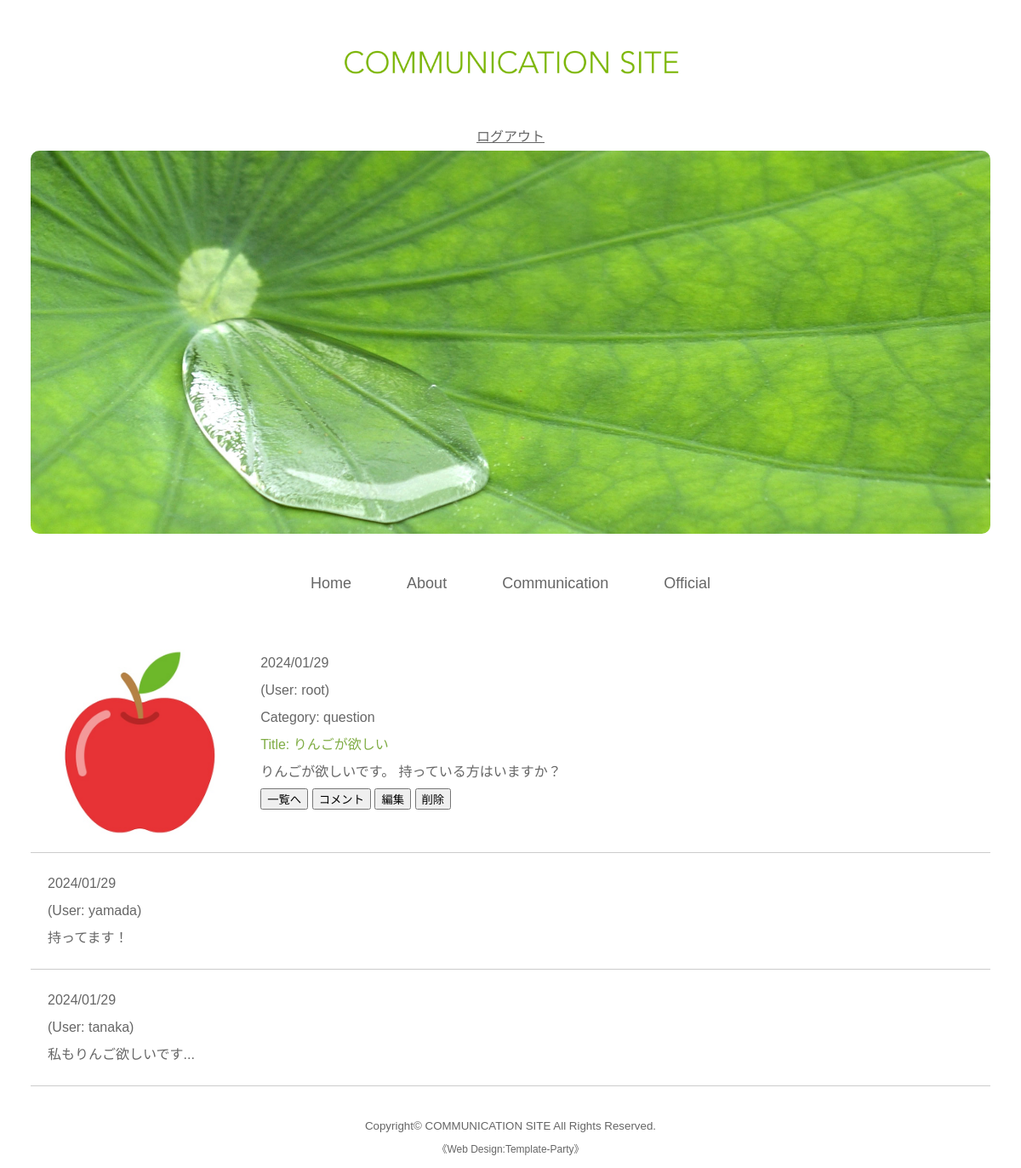
Page /communication/3/detail/ (signed in) on the committed database.
### ac/models.py (models this page shows, shortened)
class Com(models.Model):
    created = models.DateTimeField(default=datetime.now())
    category = models.CharField(
               max_length=100,
               choices = CATEGORY
               )
    image = models.ImageField(null=True, blank=True, upload_to='upload/', default='upload/1896615.jpg')
    title = models.CharField(max_length=100)
    text = models.TextField(max_length=500)
    user = models.ForeignKey('auth.User', on_delete=models.CASCADE)

class Comment(models.Model):
    com = models.ForeignKey(Com, on_delete=models.CASCADE)
    created = models.DateTimeField(default=datetime.now())
    text = models.TextField(max_length=500)
    user = models.ForeignKey('auth.User', on_delete=models.CASCADE)

### ac/views.py (the view)
# urls.py: path('communication/<int:pk>/detail/', views.DetailComView.as_view(), name='communication_detail'),
class DetailComView(LoginRequiredMixin, DetailView):
    template_name = 'ac/communication_detail.html'
    model = Com

### ac/templates/ac/communication_detail.html (shortened to what this page needs)
{% extends 'base.html' %}
{% load static %}
{% block content %}
<div class="list">
<img src="{{ object.image.url }}">
<p>{{ object.created|date:'Y/m/d' }}</p>
<p>(User: {{ object.user.username }})</p>
<p>Category: {{ object.category }}</p>
<h4>Title: {{ object.title }}</h4>
<p>{{ object.text }}</p>
<a href="{% url 'communication' %}" class="btn btn-primary"><button type="submit">一覧へ</button></a>
<a href="{% url 'comment' object.pk %}" class="btn btn-primary"><button type="submit">コメント</button></a>
<a href="{% url 'communication_update' object.pk %}" class="btn btn-primary"><button type="submit">編集</button></a>
<a href="{% url 'communication_delete' object.pk %}" class="btn btn-primary"><button type="submit">削除</button></a>
</div>
{% for comment in object.comment_set.all %}
<div class="list">
<p>{{ comment.created|date:'Y/m/d' }}</p>
<p>(User: {{ comment.user.username }})</p>
<p>{{ comment.text }}</p>
</div>
{% endfor %}
{% endblock content %}

### ac/static/ac/css/style.css (style rules this page uses)
body { margin: 0px; padding: 0px; -webkit-text-size-adjust: none; color: #666; font-family: "ヒラギノ角ゴ Pro W3", "Hiragino Kaku Gothic Pro", "メイリオ", Meiryo, Osaka, "ＭＳ Ｐゴシック", "MS PGothic", sans-serif; font-size: 16px; line-height: 2; background: #fff; }
h1,h2,h3,h4,h5,p,ul,ol,li,dl,dt,dd,form,figure,form,select,input,textarea { margin: 0px;padding: 0px;font-size: 100%;font-weight: normal; }
img { border: none;max-width: 100%;height: auto;vertical-align: middle; }
a { color: #666; transition: 0.3s; }
.list { overflow: hidden; border-bottom: 1px solid #ccc; padding: 20px; }
.list h4 { color: #80ad45; }
.list img { width: 20%; float: left; margin-right: 3% }
.list p { padding: 0 !important; }

### rows in the picture
Com: image (picture), created "2024/01/29", user.username "root", category "question", title "りんごが欲しい", text "りんごが欲しいです。 持っている方はいますか？"
Comment: created "2024/01/29", user.username "yamada", text "持ってます！"
Comment: created "2024/01/29", user.username "tanaka", text "私もりんご欲しいです..."
